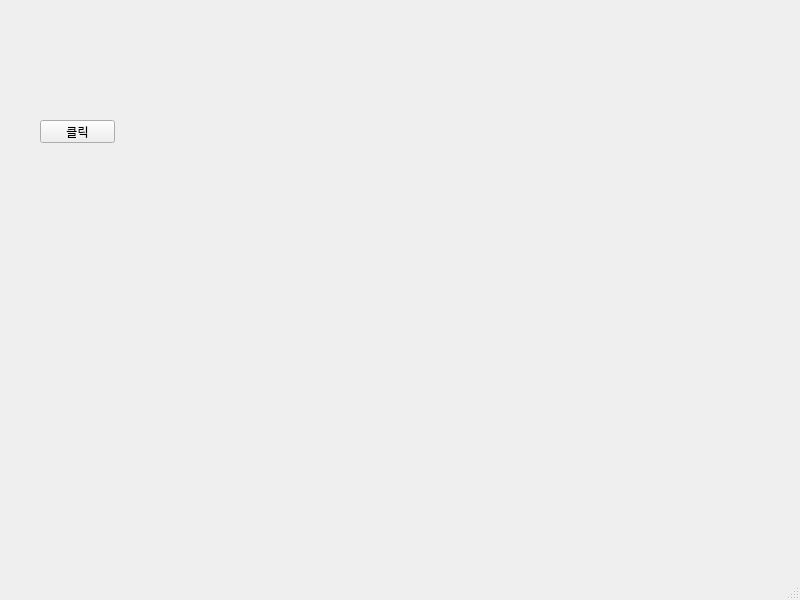
<?xml version="1.0" encoding="UTF-8"?>
<ui version="4.0">
 <class>MainWindow</class>
 <widget class="QMainWindow" name="MainWindow">
  <property name="geometry">
   <rect>
    <x>0</x>
    <y>0</y>
    <width>800</width>
    <height>600</height>
   </rect>
  </property>
  <property name="windowTitle">
   <string>MainWindow</string>
  </property>
  <widget class="QWidget" name="centralwidget">
   <widget class="QPushButton" name="pushButton">
    <property name="geometry">
     <rect>
      <x>40</x>
      <y>120</y>
      <width>75</width>
      <height>23</height>
     </rect>
    </property>
    <property name="text">
     <string>클릭</string>
    </property>
   </widget>
  </widget>
  <widget class="QMenuBar" name="menubar">
   <property name="geometry">
    <rect>
     <x>0</x>
     <y>0</y>
     <width>800</width>
     <height>21</height>
    </rect>
   </property>
  </widget>
  <widget class="QStatusBar" name="statusbar"/>
 </widget>
 <resources/>
 <connections/>
</ui>
